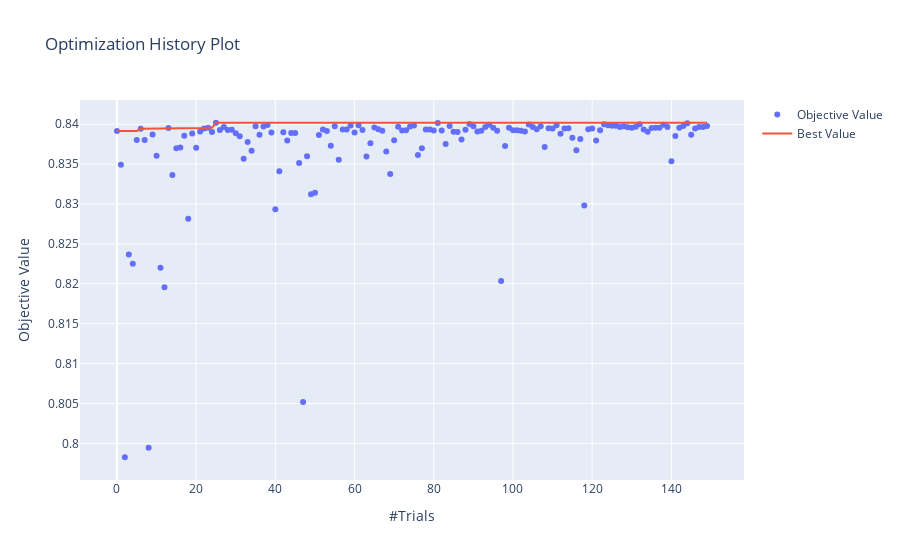
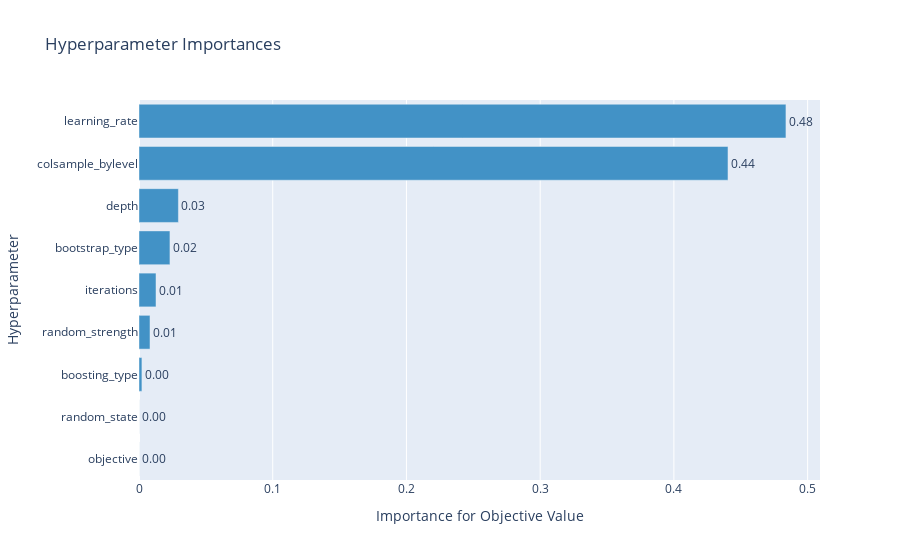

Notebook code for these charts, in order:
### Code cell
# Save
pickle.dump(study.best_trial.params, open('CatBoost_Hyperparameter.pickle', 'wb'))
print("Best Score: ", study.best_value)

printmd('**CatBoost Tuned Hyperparameters**')
pprint.pprint(study.best_trial.params)

# history
display(optuna.visualization.plot_optimization_history(study))

# Importance
display(plot_param_importances(study))

### Figure 1 — Plotly figure (JSON) as saved in the notebook; plotly's stock layout.template omitted (floating-point values rounded to 4 significant figures; data arrays with more than 128 entries replaced by an {"elided": "..."} marker saying what was removed)
{"data": [{"mode": "markers", "name": "Objective Value", "type": "scatter", "x": {"elided": "150 int values"}, "y": {"elided": "150 float values"}}, {"name": "Best Value", "type": "scatter", "x": {"elided": "150 int values"}, "y": {"elided": "150 float values"}}], "layout": {"title": {"text": "Optimization History Plot"}, "xaxis": {"title": {"text": "#Trials"}}, "yaxis": {"title": {"text": "Objective Value"}}}}

### Figure 2 — Plotly figure (JSON) as saved in the notebook; plotly's stock layout.template omitted (floating-point values rounded to 4 significant figures)
{"data": [{"cliponaxis": false, "hovertemplate": ["objective (CategoricalDistribution): 0.0<extra></extra>", "random_state (CategoricalDistribution): 0.0<extra></extra>", "boosting_type (CategoricalDistribution): 0.0021807183348784894<extra></extra>", "random_strength (IntUniformDistribution): 0.008231832263955866<extra></extra>", "iterations (IntUniformDistribution): 0.01273774275854614<extra></extra>", "bootstrap_type (CategoricalDistribution): 0.02314630647103547<extra></extra>", "depth (IntUniformDistribution): 0.029462249270286768<extra></extra>", "colsample_bylevel (UniformDistribution): 0.4404508334033812<extra></extra>", "learning_rate (LogUniformDistribution): 0.48379031749791596<extra></extra>"], "marker": {"color": "rgb(66,146,198)"}, "orientation": "h", "text": ["0.0", "0.0", "0.0021807183348784894", "0.008231832263955866", "0.01273774275854614", "0.02314630647103547", "0.029462249270286768", "0.4404508334033812", "0.48379031749791596"], "textposition": "outside", "texttemplate": "%{text:.2f}", "type": "bar", "x": [0, 0, 0.002181, 0.008232, 0.01274, 0.02315, 0.02946, 0.4405, 0.4838], "y": ["objective", "random_state", "boosting_type", "random_strength", "iterations", "bootstrap_type", "depth", "colsample_bylevel", "learning_rate"]}], "layout": {"showlegend": false, "title": {"text": "Hyperparameter Importances"}, "xaxis": {"title": {"text": "Importance for Objective Value"}}, "yaxis": {"title": {"text": "Hyperparameter"}}}}
